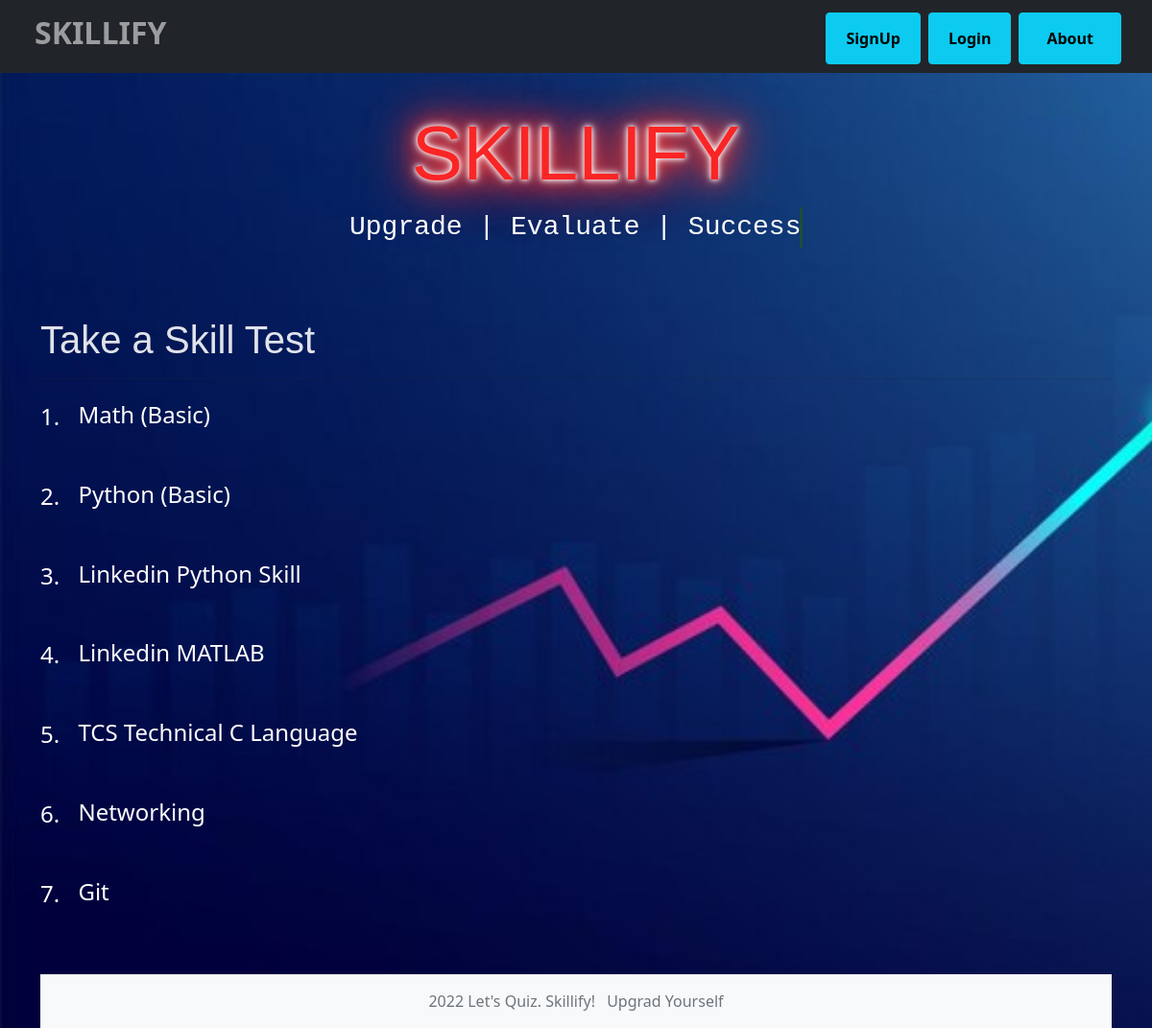
The page / on the database its author committed.
### account/models.py (models this page shows, shortened)
class Quiz(models.Model):
    name = models.CharField(max_length=120)
    topic = models.CharField(max_length=120)
    number_of_questions = models.IntegerField()
    time = models.IntegerField(help_text="Duration of the quiz in minutes")
    required_score_to_pass = models.IntegerField(help_text="Required score in %")
    difficulty = models.CharField(max_length=6, choices=DIFF_CHOICES)
    class Meta:
        verbose_name_plural = 'Quizes'

### account/views.py (the view)
# urls.py: path('', QuizListView.as_view(), name='main-view'),
class QuizListView(ListView):
    model = Quiz
    template_name = 'quizes/main.html'

### account/templates/quizes/main.html (shortened to what this page needs)
{% extends "base.html" %}
{% load static %}
{% block content %}
<html>
  <head>
    <link href="{% static 'style.css'%}" rel="stylesheet">
  </head>
  <body>
    <section id="hero" class="d-flex flex-column justify-content-center align-items-center">
      <div class="hero-container" data-aos="fade-in">
          <h1 style = "font-family:Impact, Haettenschweiler, 'Arial Narrow Bold', sans-serif; text-align: center; color:rgb(250, 37, 37);" class="display-1 text-decoration">SKILLIFY</h1>
          <p class="display-7 d-none d-sm-block" style="color: rgb(255, 255, 255);">  Upgrade | Evaluate | Success </p>
        </div>
    </section>
    <br>
    <br>
    <br>
  </body>
</html>
<div class="h1" style="color: rgba(255, 255, 255, 0.877); font-family:'Lucida Sans', 'Lucida Sans Regular', 'Lucida Grande', 'Lucida Sans Unicode', Geneva, Verdana, sans-serif;">Take a Skill Test</div>
<hr>
{% for obj in object_list %}
    <div class="h4" style="color: white;">{{obj.pk}}.
      <button
        class="btn btn modal-button"
        data-pk="{{obj.pk}}"
        data-quiz="{{obj.name}}"
        data-questions="{{obj.number_of_questions}}"
        data-difficulty="{{obj.difficulty}}"
        data-time="{{obj.time}}"
        data-pass = "{{obj.required_score_to_pass}}"
        data-toggle="modal"
        data-target="#quizStartModal">
        <div class="h4" style="color: white;"> {{obj.name}} </div>
    </button></div><br>
{% endfor %}
<br>
<footer class="bg-light text-muted py-0">
  <div class="container py-3">
  <ul class="list-inline mb-0 text-center">
      <li class="list-inline-item">2022 Let's Quiz. Skillify! </li>
      <li class="list-inline-item">Upgrad Yourself</li>
    </ul>
</div>
</footer>
{% endblock content %}

### rows shown on the page
Quiz: pk "1", name "Math (Basic)"
Quiz: pk "2", name "Python (Basic)"
Quiz: pk "3", name "Linkedin Python Skill"
Quiz: pk "4", name "Linkedin MATLAB"
Quiz: pk "5", name "TCS Technical C Language"
Quiz: pk "6", name "Networking"
Quiz: pk "7", name "Git"
